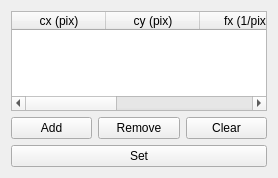
            <widget class="QWidget" name="tab_8">
             <attribute name="title">
              <string>ODT</string>
             </attribute>
             <layout class="QGridLayout" name="gridLayout_19">
              <item row="0" column="0" colspan="3">
               <widget class="QTableWidget" name="odt_pattern_tableWidget">
                <property name="sizePolicy">
                 <sizepolicy hsizetype="Expanding" vsizetype="Preferred">
                  <horstretch>0</horstretch>
                  <verstretch>0</verstretch>
                 </sizepolicy>
                </property>
                <property name="minimumSize">
                 <size>
                  <width>0</width>
                  <height>0</height>
                 </size>
                </property>
                <property name="maximumSize">
                 <size>
                  <width>16777215</width>
                  <height>100</height>
                 </size>
                </property>
                <attribute name="horizontalHeaderDefaultSectionSize">
                 <number>94</number>
                </attribute>
                <column>
                 <property name="text">
                  <string>cx (pix)</string>
                 </property>
                </column>
                <column>
                 <property name="text">
                  <string>cy (pix)</string>
                 </property>
                </column>
                <column>
                 <property name="text">
                  <string>fx (1/pix)</string>
                 </property>
                </column>
                <column>
                 <property name="text">
                  <string>fy (1/pix)</string>
                 </property>
                </column>
                <column>
                 <property name="text">
                  <string>radius (pix)</string>
                 </property>
                </column>
               </widget>
              </item>
              <item row="1" column="0">
               <widget class="QPushButton" name="add_odt_pattern_pushButton">
                <property name="text">
                 <string>Add</string>
                </property>
               </widget>
              </item>
              <item row="1" column="1">
               <widget class="QPushButton" name="remove_odt_pattern_pushButton">
                <property name="text">
                 <string>Remove</string>
                </property>
               </widget>
              </item>
              <item row="1" column="2">
               <widget class="QPushButton" name="clear_odt_pattern_pushButton">
                <property name="text">
                 <string>Clear</string>
                </property>
               </widget>
              </item>
              <item row="2" column="0" colspan="3">
               <widget class="QPushButton" name="set_odt_pattern_pushButton">
                <property name="text">
                 <string>Set</string>
                </property>
               </widget>
              </item>
             </layout>
            </widget>
